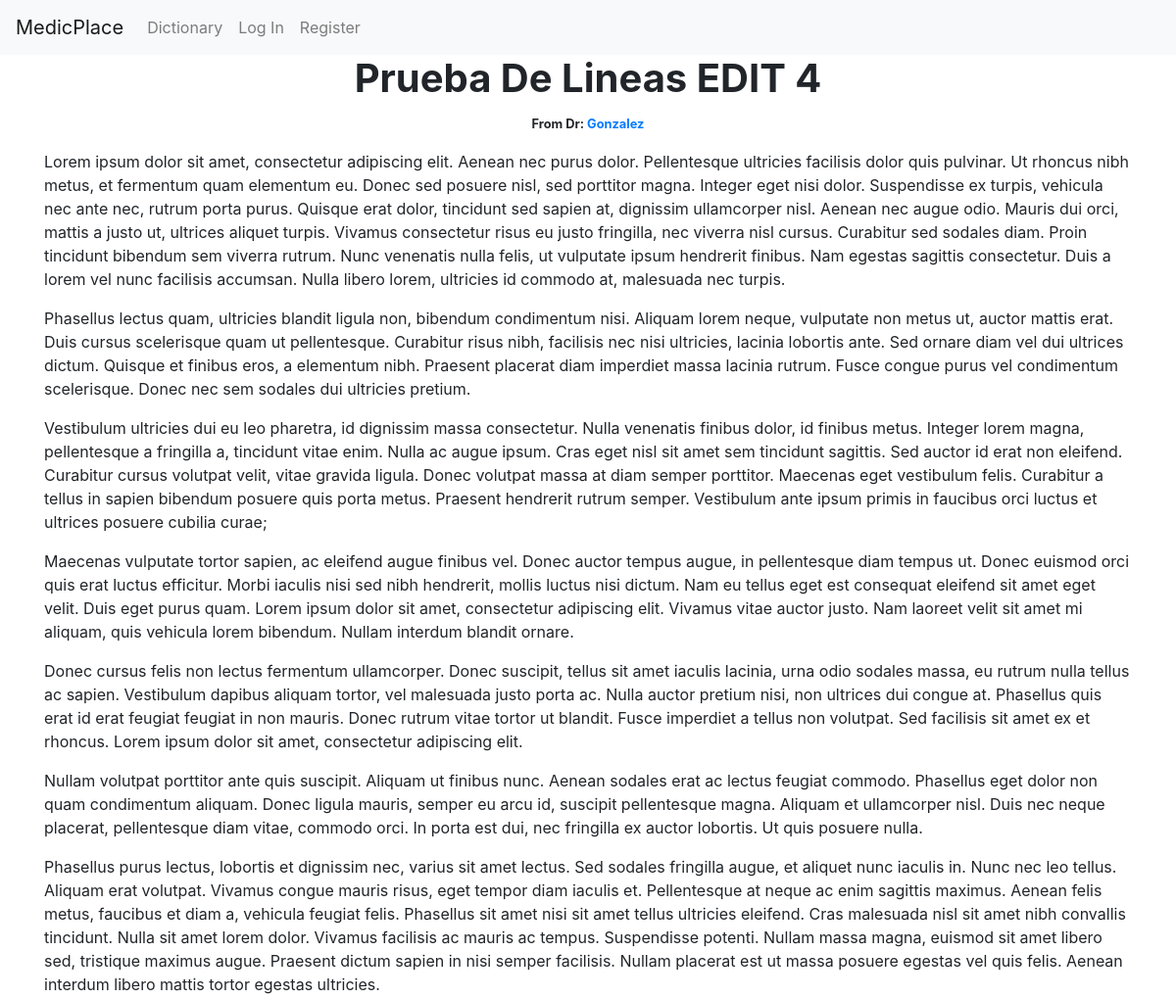
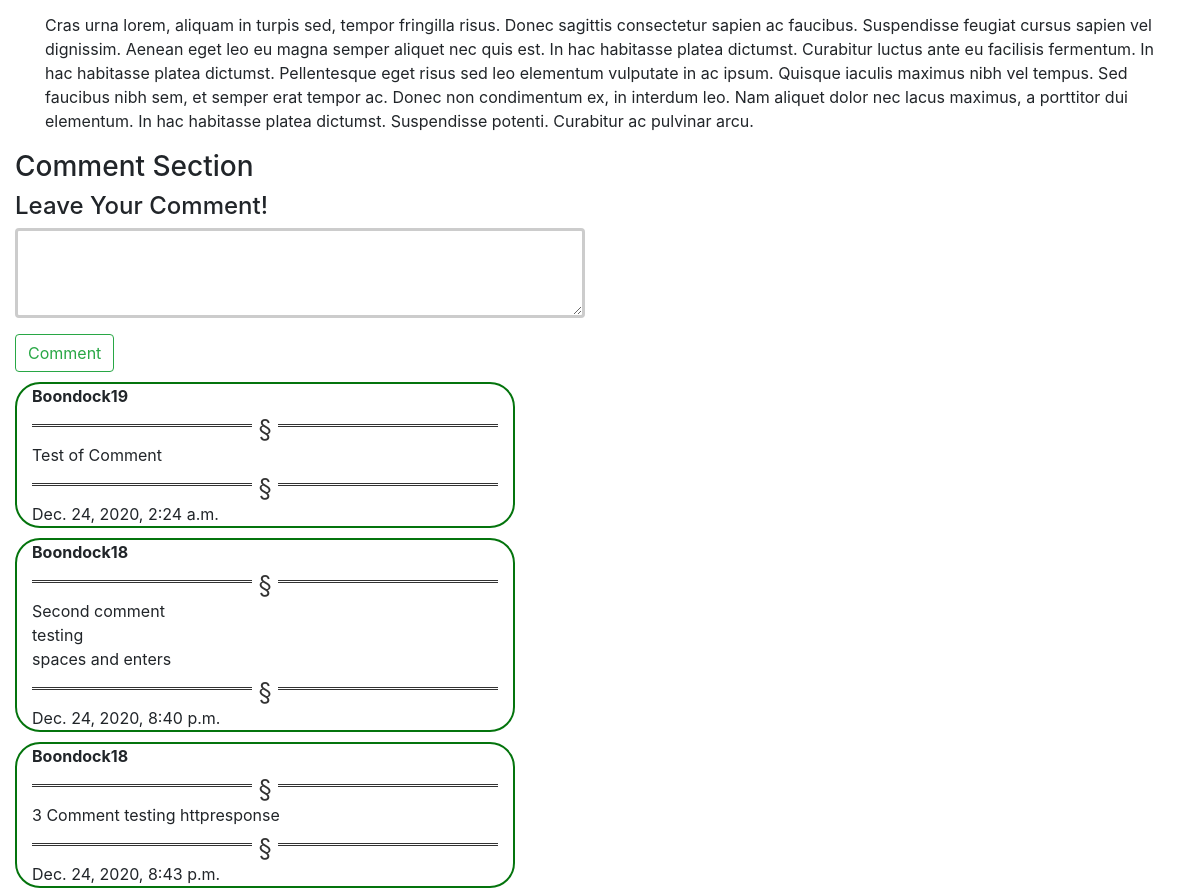
The app's page /Article/6 with its own data (2 pictures, top to bottom).
### MedicPlace/models.py (models this page shows, shortened)
class Medic_Article(models.Model):
    user=models.ForeignKey(User,on_delete=models.CASCADE)
    medic=models.ForeignKey(Medic,on_delete=models.CASCADE)
    title=models.CharField(max_length=60)
    content=models.TextField(max_length=2000)

class Medic(models.Model):
    user=models.ForeignKey(User,on_delete=models.CASCADE)
    First_Name=models.CharField(max_length=300)
    Last_Name=models.CharField(max_length=300)
    Clinic=models.CharField(max_length=300)
    age=models.IntegerField()
    rate=models.FloatField(blank=True)
    sum_of_rates=models.IntegerField(default=0)
    num_of_rates=models.IntegerField(default=0)

class Article_comment(models.Model):
    user=models.ForeignKey(User,on_delete=models.CASCADE)
    article=models.ForeignKey(Medic_Article,on_delete=models.CASCADE)
    comment=models.TextField(max_length=300)
    Date=models.DateTimeField(auto_now_add=True)

class User(AbstractUser):
    pass

### MedicPlace/views.py (the view)
# urls.py: path("Article/<int:id>",views.Article_view,name="Article"),
def Article_view(request,id):
    Get_Article=Medic_Article.objects.get(id=id)
    Medics=Medic.objects.all()
    Comments_article=Article_comment.objects.filter(article__id=id)
    try:
        Medic.objects.get(user__id=request.user.id)
        is_medic=True
    except:
        is_medic=False
    if Get_Article.user==request.user:
        is_owner=True
    else:
        is_owner=False
    if request.method=="POST":
        comment_content=request.POST["comment"]
        New_comment=Article_comment()
        New_comment.user=request.user
        New_comment.article=Get_Article
        New_comment.comment=comment_content
        New_comment.save()
        return HttpResponseRedirect(reverse("Article",kwargs={"id":id}))
    else:
        title=Get_Article.title
        content=Get_Article.content
        Dr_Article=Get_Article.medic.Last_Name
        Dr_Article_id=Get_Article.medic.user.id
        context={"title":title,"content":content,"Medic":Dr_Article,"Medic_id":Dr_Article_id,"Article_target":Get_Article,"is_medic":is_medic,"is_owner":is_owner,"comments":Comments_article}
        return render(request,"MedicPlace/Medic_article.html",context)

### MedicPlace/templates/MedicPlace/Medic_article.html (shortened to what this page needs)
{% extends 'MedicPlace/layout.html' %}
{% load static %}
{% block body %}
    <div class="container">
        <div class="row justify-content-center">
            <div class="col">
                <h1 class="text-center text-capitalize font-weight-bold" id="title_article">{{title}}</h1>
                <div class="row justify-content-end">
                    <div class="col-sm-4 ">
                    </div>
                    <div class="col-sm-4 ">
                    </div>
                    <div class="col-sm-4 ">
                    </div>
                </div>
                <div class="col text-center">
                    <small class="text-capitalize font-weight-bold">From Dr: <a href="{% url 'Data_Sheet' Medic_id %}">{{Medic}}</a></small>
                </div>
            </div>
        </div>
        <div class="row justify-content-center">
            <div class="col">
                <p id="content_article">{{content|linebreaks}}</p>
                <div class="row justify-content-end">
                    <div class="col-sm-4 ">
                    </div>
                    <div class="col-sm-4 ">
                    </div>
                    <div class="col-sm-4 ">
                    </div>
                </div>
            </div>
        </div>
    </div>
    <div class="container-fluid">
        <h3>Comment Section </h3>
        <div class="row">
            <div class="col">
                <H4>Leave Your Comment!</H4>
            </div>
        </div>
        <div class="row">
            <div class="col-sm-6">
                <form method="POST" action="{% url 'Article' Article_target.id %}">
                    <div class="form-group">
                      <textarea class="form-control textarea_comment" name="comment" id="textarea_comment" data-article_id="{{Article_target.id}}" cols="60" rows="3"></textarea>
                    </div>
                    <div >
                        <button type="submit" id="comment-btn" class="btn btn-outline-success">Comment</button>
                    </div>
                  </form>
            </div>
        </div>
        {% for comment in comments %}
            <div class="row">
                <div class="col-sm-5 comment">
                    <div  id="user-comment" class="">
                        <p class="font-weight-bold">{{comment.user}}</p>
                        <hr class="hr-comment">
                    </div>
                    <div id="comment-content-{{comment.id}}">
                        <p >{{comment.comment|linebreaks}}</p>
                    </div>
                    <hr class="hr-comment">
                    <div>
                        <span id="comment-date">{{comment.Date}}</span>
                    </div>
                </div>
            </div>
        {% endfor %}
    </div>
{% endblock %}

### MedicPlace/static/MedicPlace/style.css (style rules this page uses)
.comment { margin-top: 10px; border: solid 2px; margin-left: 15px; border-color:rgb(4, 116, 13); border-radius: 25px; }
hr.hr-comment { overflow: visible; padding: 0; border: none; border-top: medium double #333; color: #333; text-align: center; }
hr.hr-comment:after { content: "§"; display: inline-block; position: relative; top: -0.7em; font-size: 1.5em; padding: 0 0.25em; background: white; }
.textarea_comment { border: 3px solid #cccccc; }

### records on screen
Medic_Article: title "Prueba De Lineas EDIT 4", content "Lorem ipsum dolor sit amet, consectetur adipiscing elit. Aenean nec purus dolor. Pellentesque ultricies facilisis dolor quis pulvinar. Ut rhoncus nibh metus, et fermentum quam elementum eu. Donec sed posuere nisl, sed porttitor magna. Integer eget nisi dolor. Suspendisse ex turpis, vehicula nec ante nec, rutrum porta purus. Quisque erat dolor, tincidunt sed sapien at, dignissim ullamcorper nisl. Aenean nec augue odio. Mauris dui orci, mattis a justo ut, ultrices aliquet turpis. Vivamus consectetur risus eu justo fringilla, nec viverra nisl cursus. Curabitur sed sodales diam. Proin tincidunt bibendum sem viverra rutrum. Nunc venenatis nulla felis, ut vulputate ipsum hendrerit finibus. Nam…"
Medic: Last_Name "Gonzalez"
Article_comment: user "Boondock19", comment "Test of Comment", Date "Dec. 24, 2020, 2:24 a.m."
Article_comment: user "Boondock18", comment "Second comment testing spaces and enters", Date "Dec. 24, 2020, 8:40 p.m."
Article_comment: user "Boondock18", comment "3 Comment testing httpresponse", Date "Dec. 24, 2020, 8:43 p.m."
